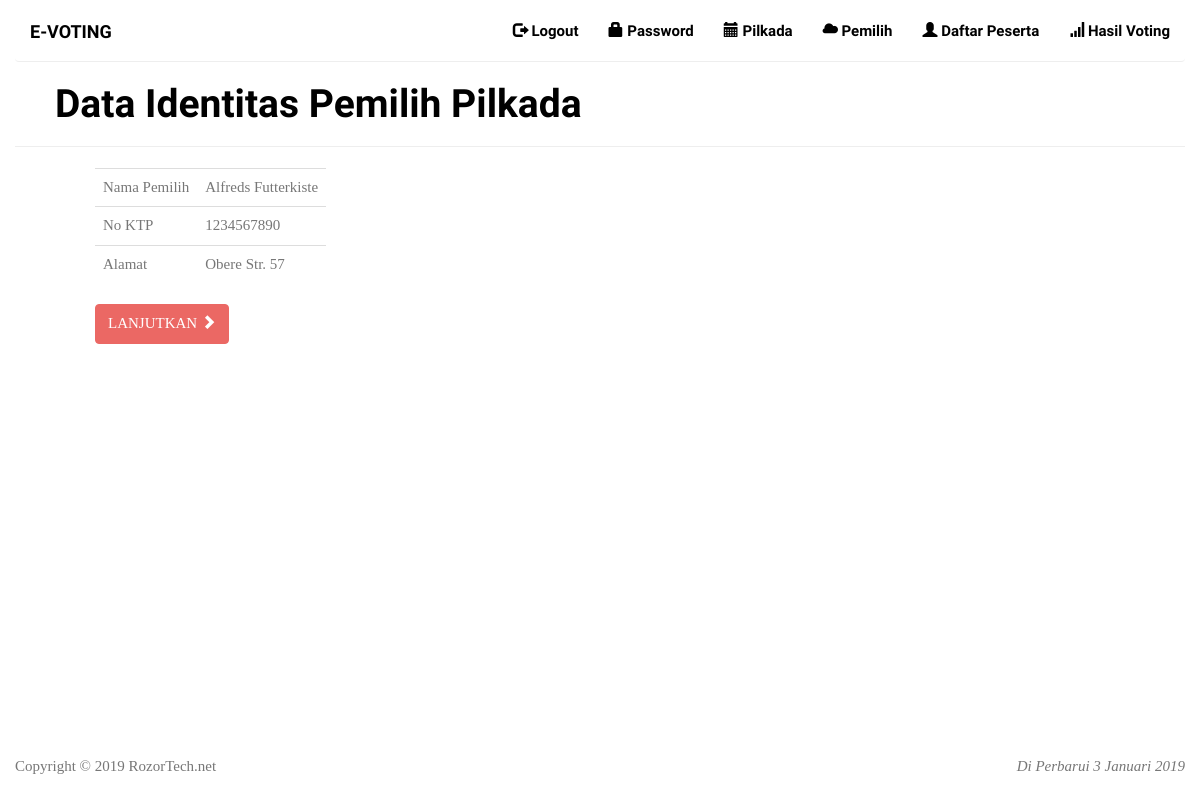
The app's page /Votingupk2/tampilan_depan.php?m=tanda_terima (signed in) with its own data.
### tables this page shows
CREATE TABLE IF NOT EXISTS `tb_pemilih` (
  `id_pemilih` int(11) NOT NULL AUTO_INCREMENT,
  `ktp` varchar(16) NOT NULL,
  `nama_pemilih` varchar(64) NOT NULL,
  `alamat` varchar(255) NOT NULL,
  `pass` varchar(16) NOT NULL,
  PRIMARY KEY (`id_pemilih`)
);

### Votingupk2/config.php (called while the page is built, shortened)
<?php
$config["server"]='localhost';
$config["username"]='root';
$config["password"]='';
$config["database_name"]='db_voting';
?>

### Votingupk2/includes/ez_sql_core.php (called while the page is built, shortened)
<?php
	class ezSQLcore
	{
		var $show_errors      = true;
		var $timers           = array();
		function get_host_port( $host, $default = false )
		{
			$port = $default;
			return array( $host, $port );
		}
		function flush()
		{
			$this->last_result = array();
		}
		function get_row($query=null,$output=OBJECT,$y=0)
		{
			if ( $query )
			{
				$this->query($query);
			}
			if ( $output == OBJECT )
			{
				return $this->last_result[$y]?$this->last_result[$y]:null;
			}
			elseif ( $output == ARRAY_A )
			{
				return $this->last_result[$y]?get_object_vars($this->last_result[$y]):null;
			}
			elseif ( $output == ARRAY_N )
			{
				return $this->last_result[$y]?array_values(get_object_vars($this->last_result[$y])):null;
			}
			else
			{
				$this->show_errors ? trigger_error(" \$db->get_row(string query, output type, int offset) -- Output type must be one of: OBJECT, ARRAY_A, ARRAY_N",E_USER_WARNING) : null;
			}
		}
		function timer_get_cur()
		{
			list($usec, $sec) = explode(" ",microtime());
			return ((float)$usec + (float)$sec);
		}
		function timer_start($timer_name)
		{
			$this->timers[$timer_name] = $this->timer_get_cur();
		}
		function timer_elapsed($timer_name)
		{
			return round($this->timer_get_cur() - $this->timers[$timer_name],2);
		}
	}

### Votingupk2/functions.php (called while the page is built, shortened)
<?php
include'config.php';
include'includes/ez_sql_core.php';
include'includes/ez_sql_mysqli.php';
$db = new ezSQL_mysqli($config['username'], $config['password'], $config['database_name'], $config['server']);

### Votingupk2/includes/ez_sql_mysqli.php (called while the page is built, shortened)
<?php
	$ezsql_mysqli_str = array
	(
		1 => 'Require $dbuser and $dbpassword to connect to a database server',
		2 => 'Error establishing mySQLi database connection. Correct user/password? Correct hostname? Database server running?',
		3 => 'Require $dbname to select a database',
		4 => 'mySQLi database connection is not active',
		5 => 'Unexpected error while trying to select database'
	);
	class ezSQL_mysqli extends ezSQLcore
	{
		function ezSQL_mysqli($dbuser='', $dbpassword='', $dbname='', $dbhost='localhost', $encoding='')
		{
			$this->dbuser = $dbuser;
			$this->dbpassword = $dbpassword;
			$this->dbname = $dbname;
			$this->encoding = $encoding;
		}
		function connect($dbuser='', $dbpassword='', $dbhost='localhost', $dbport=false)
		{
			global $ezsql_mysqli_str; $return_val = false;
			if ( ! $dbuser )
			{
				$this->register_error($ezsql_mysqli_str[1].' in '.__FILE__.' on line '.__LINE__);
				$this->show_errors ? trigger_error($ezsql_mysqli_str[1],E_USER_WARNING) : null;
			}
			else
			{
				$this->dbh = new mysqli($dbhost,$dbuser,$dbpassword, '', $dbport);
				if( $this->dbh->connect_errno )
				{
					$this->register_error($ezsql_mysqli_str[2].' in '.__FILE__.' on line '.__LINE__);
					$this->show_errors ? trigger_error($ezsql_mysqli_str[2],E_USER_WARNING) : null;
				}
				else
				{
					$return_val = true;
				}
			}
			return $return_val;
		}
		function select($dbname='', $encoding='')
		{
			global $ezsql_mysqli_str; $return_val = false;
			if ( ! $dbname )
			{
				$this->register_error($ezsql_mysqli_str[3].' in '.__FILE__.' on line '.__LINE__);
				$this->show_errors ? trigger_error($ezsql_mysqli_str[3],E_USER_WARNING) : null;
			}
			else if ( ! $this->dbh )
			{
				$this->register_error($ezsql_mysqli_str[4].' in '.__FILE__.' on line '.__LINE__);
				$this->show_errors ? trigger_error($ezsql_mysqli_str[4],E_USER_WARNING) : null;
			}
			else if ( !@$this->dbh->select_db($dbname) )
			{
				if ( !$str = @$this->dbh->error)
					  $str = $ezsql_mysqli_str[5];
				$this->register_error($str.' in '.__FILE__.' on line '.__LINE__);
				$this->show_errors ? trigger_error($str,E_USER_WARNING) : null;
			}
			else
			{
				$return_val = true;
			}
			return $return_val;
		}
		function query($query)
		{
			$return_val = 0;
			$query = trim($query);
			$this->result = @$this->dbh->query($query);
			if ( preg_match("/^(insert|delete|update|replace|truncate|drop|create|alter|begin|commit|rollback|set|lock|unlock|call)/i",$query) )
			{
				$is_insert = true;
				$this->rows_affected = @$this->dbh->affected_rows;
				if ( preg_match("/^(insert|replace)\s+/i",$query) )
				{
					$this->insert_id = @$this->dbh->insert_id;
				}
				$return_val = $this->rows_affected;
			}
			else
			{
				$is_insert = false;
				$i=0;
				$num_rows=0;
				while ( $row = @$this->result->fetch_object() )
				{
					$num_rows++;
				}
				$this->num_rows = $num_rows;
				$return_val = $this->num_rows;
			}
			return $return_val;
		}
	}

### Votingupk2/identitas.php (the view)
<?php
$row = $db->get_row("SELECT * FROM tb_pemilih WHERE id_pemilih='$_SESSION[id_pemilih]'");
?>
<div class="page-header">
    <h1>Data Identitas Pemilih Pilkada</h1>
</div>
<div class="identitas" style="margin: 0px 80px 10.5px;">
<table class="table table-hover aw">
    <div class="border border-primary">
    <tr>
        <td>Nama Pemilih</td>
        <td><?=$row->nama_pemilih?></td>
    </tr>
    <tr>
        <td>No KTP</td>
        <td><?=$row->ktp?></td>
    </tr>
    <tr>
        <td>Alamat</td>
        <td><?=$row->alamat?></td>
    </tr>
    </div>
</table>
<a class="btn btn-primary" href="?m=tanda_terima&act=pilih">Lanjutkan <span class="glyphicon glyphicon-chevron-right"></span></a>
</div>

### Votingupk2/assets/css/bootsnav.css (style rules this page uses)
body { -webkit-transition: all 0.3s ease-in-out; -moz-transition: all 0.3s ease-in-out; -o-transition: all 0.3s ease-in-out; -ms-transition: all 0.3s ease-in-out; transition: all 0.3s ease-in-out; }

### Votingupk2/assets/css/style.css (style rules this page uses)
html, body { background-color: #31; font-size: 14px; color: ; width: 100%; padding: 0; margin-left: 0; margin-right: 0; font-weight: 400; width:100%; font-family: 'Roboto Condensed', sans-serif; }
a, a:hover, a:active, a:focus { text-decoration: none; outline: none; }
a, button, a span { -webkit-transition: 0.2s ease-in-out; transition: 0.2s ease-in-out; }
a { -webkit-transition: 0.3s ease-in-out; transition: 0.3s ease-in-out; }
*, *:before, *:after { box-sizing: border-box; }
h1, h2, h3, h4, h5, h6 { margin: 0; font-family: 'Montserrat', sans-serif; color:#1a1a1a; margin-bottom: 10px; }
h1 { font-size: 3rem; line-height: 4rem; }
.btn { -webkit-transition: all 0.6s; transition: all 0.6s; text-transform: uppercase; font-size:14px; font-weight: bold; border-radius: 0; }
.btn-primary { color: #fff; background-color: #333; border:1px solid; border-color: #333; padding: 0.8rem 2.5rem; border-radius: 30px; }
body { background-color: #000000; padding: 0px; margin: 0px; }

### Votingupk2/assets/css/general.css (style rules this page uses)
html { position: relative; min-height: 100%; }
body { margin-bottom: 70px; background-color: ; color :; }
table { background-color: ; }
.aw { width: auto; }
.page-header { margin-top: 0; padding-bottom: 10; text-align: center; font-family: Arial; font-weight: bold; padding-left: 40px; }
.page-header h1 { margin-top: 0; }
.page-header { text-align: left; }

### records on screen
tb_pemilih: nama_pemilih "Alfreds Futterkiste", ktp "1234567890", alamat "Obere Str. 57"
